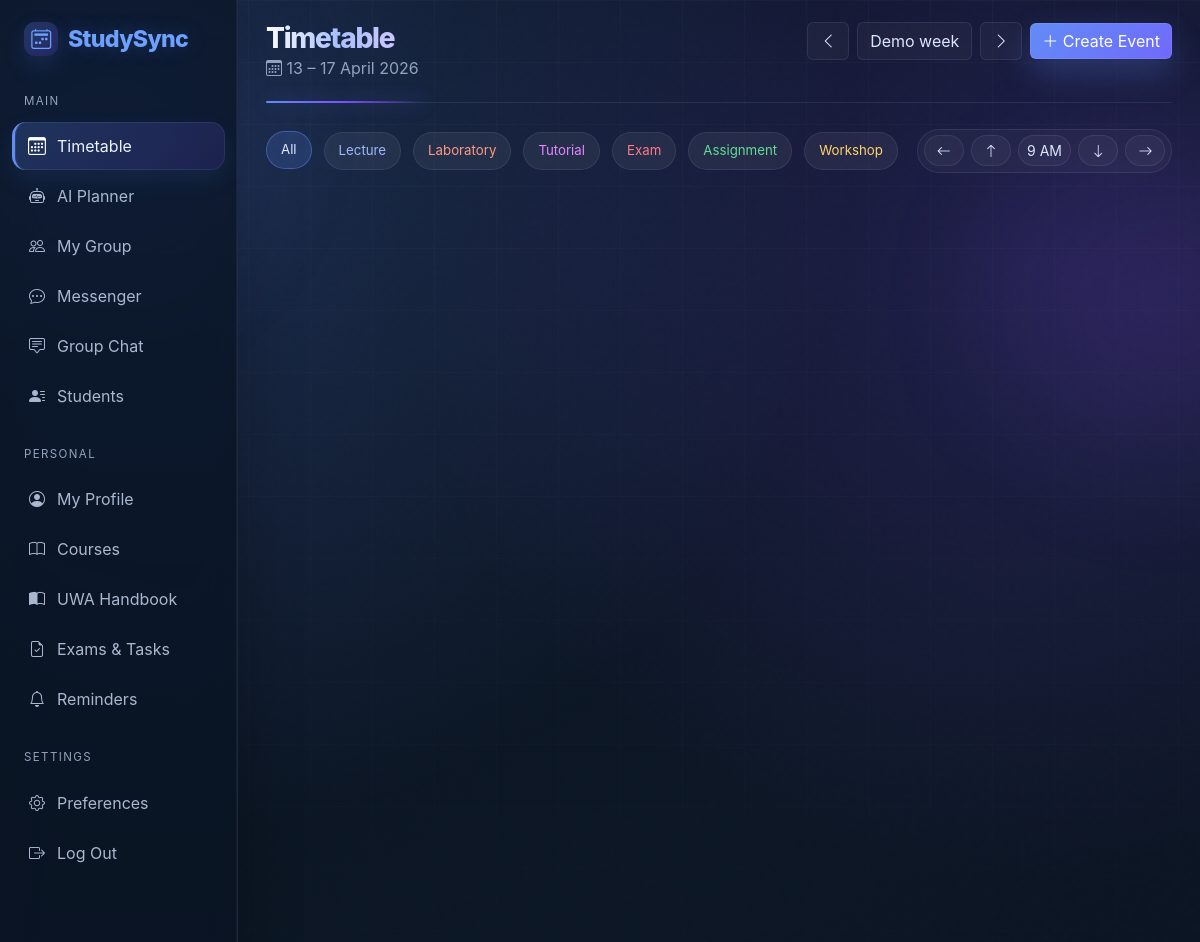
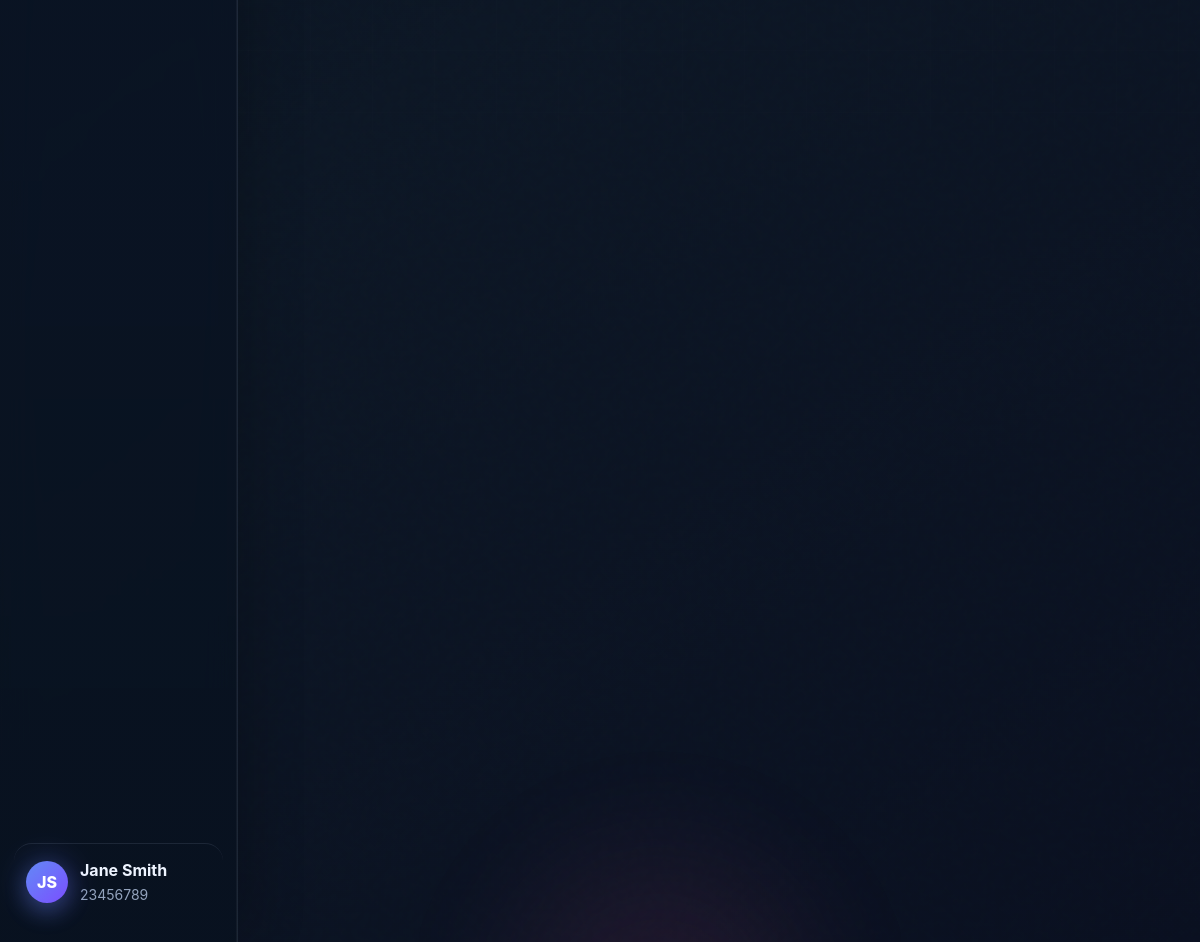
Page /timetable (signed in) on the committed database (2 pictures, top to bottom).
### studysync_/studysync/app/models.py (models this page shows, shortened)
class User(UserMixin, db.Model):
    id = db.Column(db.Integer, primary_key=True)
    name = db.Column(db.String(80), nullable=False)
    uwa_id = db.Column(db.String(20), nullable=False, default="")
    email = db.Column(db.String(120), nullable=False, unique=True, index=True)
    password_hash = db.Column(db.String(255), nullable=False)
    avatar_color = db.Column(db.String(30), default="primary")
    program = db.Column(db.String(120), default="Master of Information Technology")
    year_level = db.Column(db.String(40), default="Postgraduate")
    bio = db.Column(db.Text, default="")
    skills = db.Column(db.String(255), default="")
    study_goal = db.Column(db.String(255), default="")
    availability = db.Column(db.String(255), default="")
    preferred_contact = db.Column(db.String(120), default="StudySync Messenger")
    show_email = db.Column(db.Boolean, default=True)
    created_at = db.Column(db.DateTime, default=utcnow)
    events = db.relationship("Event", back_populates="owner", cascade="all, delete-orphan")
    exams = db.relationship("Exam", back_populates="owner", cascade="all, delete-orphan")
    reminders = db.relationship("Reminder", back_populates="owner", cascade="all, delete-orphan")
    chat_messages = db.relationship("ChatMessage", back_populates="owner", cascade="all, delete-orphan")
    sent_messages = db.relationship("DirectMessage", foreign_keys="DirectMessage.sender_id", back_populates="sender", cascade="all, delete-orphan")
    received_messages = db.relationship("DirectMessage", foreign_keys="DirectMessage.receiver_id", back_populates="receiver", cascade="all, delete-orphan")
    group_messages = db.relationship("GroupMessage", back_populates="sender", cascade="all, delete-orphan")
    @property
    def initials(self) -> str:
        parts = [p[0].upper() for p in self.name.split() if p]
        return "".join(parts[:2]) or "U"

### studysync_/studysync/app/routes/main.py (the view)
@main_bp.route("/timetable")
@login_required
def timetable():
    week_reference = parse_week_reference()
    start, end = week_bounds(week_reference)
    events = Event.query.filter(
        Event.owner_id == current_user.id,
        Event.starts_at >= start,
        Event.starts_at < end,
    ).order_by(Event.starts_at.asc()).all()
    days = [start + timedelta(days=i) for i in range(5)]
    visible_start_hour = 8
    visible_end_hour = 18
    slot_minutes = 15
    slots_per_hour = 60 // slot_minutes
    hours = list(range(visible_start_hour, visible_end_hour))
    total_slots = (visible_end_hour - visible_start_hour) * slots_per_hour
    default_start = start.replace(hour=9, minute=0)
    default_end = start.replace(hour=10, minute=0)
    week_label = f"{start.day} – {(end - timedelta(days=1)).day} {start.strftime('%B %Y')}"
    return render_template(
        "pages/timetable.html",
        events=events,
        days=days,
        hours=hours,
        form=EventForm(),
        visible_start_hour=visible_start_hour,
        visible_end_hour=visible_end_hour,
        slot_minutes=slot_minutes,
        slots_per_hour=slots_per_hour,
        total_slots=total_slots,
        week_label=week_label,
        prev_week=(start - timedelta(days=7)).date().isoformat(),
        next_week=(start + timedelta(days=7)).date().isoformat(),
        today=datetime.utcnow().date(),
        default_start_value=default_start.strftime("%Y-%m-%dT%H:%M"),
        default_end_value=default_end.strftime("%Y-%m-%dT%H:%M"),
    )

### studysync_/studysync/app/models.py (called while the page is built)
@login_manager.user_loader
def load_user(user_id: str) -> User | None:
    return db.session.get(User, int(user_id)) if user_id.isdigit() else None

    def label(self) -> str:
        return f"{self.code} — {self.title}"

    @property
    def duration_minutes(self) -> int:
        return int((self.ends_at - self.starts_at).total_seconds() // 60)

### studysync_/studysync/app/routes/main.py (called while the page is built)
def week_bounds(reference: datetime | None = None):
    reference = reference or datetime(2026, 4, 15)
    start = reference - timedelta(days=reference.weekday())
    start = start.replace(hour=0, minute=0, second=0, microsecond=0)
    return start, start + timedelta(days=5)

def parse_week_reference() -> datetime:
    raw_week = (request.args.get("week") or "").strip()
    if not raw_week:
        return datetime(2026, 4, 15)
    try:
        return datetime.fromisoformat(raw_week)
    except ValueError:
        flash("Invalid week selected, showing the demo timetable week instead.", "warning")
        return datetime(2026, 4, 15)

### studysync_/studysync/app/templates/pages/timetable.html (shortened to what this page needs)
{% extends "base.html" %}
{% block content %}
<header class="topbar timetable-topbar">
    <div>
        <h1>Timetable</h1>
        <p class="muted mb-0"><i class="bi bi-calendar3"></i> {{ week_label }}</p>
    </div>
    <div class="d-flex flex-wrap gap-2 align-items-center">
        <a class="btn btn-ghost" href="{{ url_for('main.timetable', week=prev_week) }}" title="Previous week"><i class="bi bi-chevron-left"></i></a>
        <a class="btn btn-ghost" href="{{ url_for('main.timetable') }}">Demo week</a>
        <a class="btn btn-ghost" href="{{ url_for('main.timetable', week=next_week) }}" title="Next week"><i class="bi bi-chevron-right"></i></a>
        <button class="btn btn-primary" data-bs-toggle="modal" data-bs-target="#eventModal" id="createEventBtn"><i class="bi bi-plus-lg"></i> Create Event</button>
    </div>
</header>
<div class="d-flex justify-content-between align-items-center flex-wrap gap-3 mb-4">
    <div class="filter-pills" id="timetableFilters" aria-label="Timetable event filters">
        <button class="filter-pill active" type="button" data-filter="all">All</button>
        {% for label in ['Lecture','Laboratory','Tutorial','Exam','Assignment','Workshop'] %}
        <button class="filter-pill type-{{ label|lower }}" type="button" data-filter="{{ label }}">{{ label }}</button>
        {% endfor %}
    </div>
    <div class="timetable-scroll-controls" aria-label="Timetable scroll controls">
        <button class="btn btn-sm btn-ghost" type="button" data-scroll-timetable="left" title="Scroll timetable left"><i class="bi bi-arrow-left"></i></button>
        <button class="btn btn-sm btn-ghost" type="button" data-scroll-timetable="up" title="Scroll earlier times"><i class="bi bi-arrow-up"></i></button>
        <button class="btn btn-sm btn-ghost" type="button" data-scroll-timetable="now" title="Jump to 9 AM">9 AM</button>
        <button class="btn btn-sm btn-ghost" type="button" data-scroll-timetable="down" title="Scroll later times"><i class="bi bi-arrow-down"></i></button>
        <button class="btn btn-sm btn-ghost" type="button" data-scroll-timetable="right" title="Scroll timetable right"><i class="bi bi-arrow-right"></i></button>
    </div>
</div>
{% endblock %}

### studysync_/studysync/app/templates/base.html (shortened to what this page needs)
<!doctype html>
<html lang="en" data-bs-theme="dark">
<head>
    <link href="https://cdn.jsdelivr.net/npm/bootstrap@5.3.3/dist/css/bootstrap.min.css" rel="stylesheet">
    <link href="https://cdn.jsdelivr.net/npm/bootstrap-icons@1.11.3/font/bootstrap-icons.css" rel="stylesheet">
    <link href="{{ url_for('static', filename='css/styles.css') }}" rel="stylesheet">
</head>
<body>
<div class="aurora-bg" aria-hidden="true"><span class="orb orb-one"></span><span class="orb orb-three"></span></div>
<div class="grain-overlay" aria-hidden="true"></div>
<div class="app-shell">
    <aside class="sidebar">
        <a class="brand" href="{{ url_for('main.timetable') }}"><i class="bi bi-calendar2-week"></i><span>StudySync</span></a>
        <nav class="nav-block">
            <div class="nav-heading">Main</div>
            <a class="nav-link {{ 'active' if request.endpoint == 'main.timetable' }}" href="{{ url_for('main.timetable') }}"><i class="bi bi-calendar3"></i> Timetable</a>
            <a class="nav-link {{ 'active' if request.endpoint == 'main.ai_planner' }}" href="{{ url_for('main.ai_planner') }}"><i class="bi bi-robot"></i> AI Planner</a>
            <a class="nav-link {{ 'active' if request.endpoint == 'main.group' }}" href="{{ url_for('main.group') }}"><i class="bi bi-people"></i> My Group</a>
            <a class="nav-link {{ 'active' if request.endpoint == 'main.messages' }}" href="{{ url_for('main.messages') }}"><i class="bi bi-chat-dots"></i> Messenger</a>
            <a class="nav-link {{ 'active' if request.endpoint == 'main.group_chat' }}" href="{{ url_for('main.group_chat') }}"><i class="bi bi-chat-square-text"></i> Group Chat</a>
            <a class="nav-link {{ 'active' if request.endpoint in ['main.students','main.student_profile'] }}" href="{{ url_for('main.students') }}"><i class="bi bi-person-lines-fill"></i> Students</a>
        </nav>
        <nav class="nav-block">
            <div class="nav-heading">Personal</div>
            <a class="nav-link {{ 'active' if request.endpoint == 'main.profile' }}" href="{{ url_for('main.profile') }}"><i class="bi bi-person-circle"></i> My Profile</a>
            <a class="nav-link {{ 'active' if request.endpoint in ['main.courses','main.course_detail'] }}" href="{{ url_for('main.courses') }}"><i class="bi bi-book"></i> Courses</a>
            <a class="nav-link {{ 'active' if request.endpoint == 'main.handbook' }}" href="{{ url_for('main.handbook') }}"><i class="bi bi-book-half"></i> UWA Handbook</a>
            <a class="nav-link {{ 'active' if request.endpoint in ['main.exams','main.exam_detail'] }}" href="{{ url_for('main.exams') }}"><i class="bi bi-file-earmark-check"></i> Exams & Tasks</a>
            <a class="nav-link {{ 'active' if request.endpoint == 'main.reminders' }}" href="{{ url_for('main.reminders') }}"><i class="bi bi-bell"></i> Reminders</a>
        </nav>
        <nav class="nav-block">
            <div class="nav-heading">Settings</div>
            <a class="nav-link {{ 'active' if request.endpoint == 'main.preferences' }}" href="{{ url_for('main.preferences') }}"><i class="bi bi-gear"></i> Preferences</a>
            <a class="nav-link {{ 'active' if request.endpoint == 'auth.logout' }}" href="{{ url_for('auth.logout') }}"><i class="bi bi-box-arrow-right"></i> Log Out</a>
        </nav>
        <a class="sidebar-user sidebar-user-link" href="{{ url_for('main.profile') }}">
            <div class="avatar avatar-{{ current_user.avatar_color }}">{{ current_user.initials }}</div>
            <div>
                <strong>{{ current_user.name }}</strong><br>
                <small>{{ current_user.uwa_id }}</small>
            </div>
        </a>
    </aside>
    <main class="content-area page-enter">
        {% block content %}{% endblock %}
    </main>
</div>
<div class="toast-container position-fixed bottom-0 end-0 p-3" id="toastContainer"></div>
</body>
</html>

### rows in the picture
User: initials "JS", name "Jane Smith", uwa_id "23456789"

### other values in the picture
{{ week_label }} "13 – 17 April 2026"
{{ label }} "Lecture" "Laboratory" "Tutorial" "Exam" "Assignment" "Workshop"
